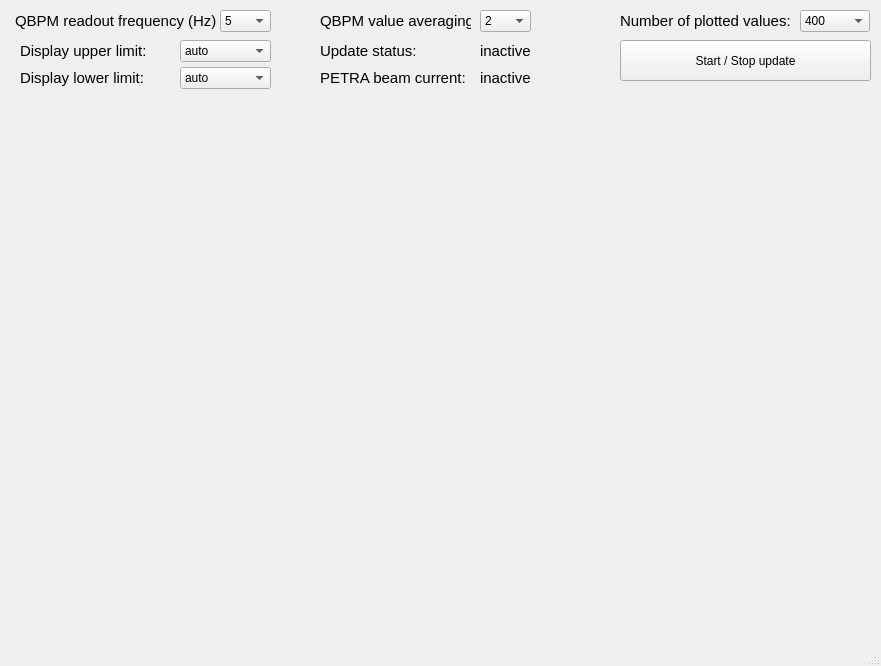
<?xml version="1.0" encoding="UTF-8"?>
<ui version="4.0">
 <class>MainWindow</class>
 <widget class="QMainWindow" name="MainWindow">
  <property name="geometry">
   <rect>
    <x>0</x>
    <y>0</y>
    <width>881</width>
    <height>666</height>
   </rect>
  </property>
  <property name="windowTitle">
   <string>MainWindow</string>
  </property>
  <widget class="QWidget" name="centralwidget">
   <widget class="QPushButton" name="but_StartStop">
    <property name="geometry">
     <rect>
      <x>620</x>
      <y>40</y>
      <width>251</width>
      <height>41</height>
     </rect>
    </property>
    <property name="text">
     <string>Start / Stop update</string>
    </property>
   </widget>
   <widget class="QComboBox" name="comboBox_UpdateFrequency">
    <property name="geometry">
     <rect>
      <x>220</x>
      <y>10</y>
      <width>51</width>
      <height>22</height>
     </rect>
    </property>
    <property name="currentIndex">
     <number>4</number>
    </property>
    <item>
     <property name="text">
      <string>1</string>
     </property>
    </item>
    <item>
     <property name="text">
      <string>2</string>
     </property>
    </item>
    <item>
     <property name="text">
      <string>3</string>
     </property>
    </item>
    <item>
     <property name="text">
      <string>4</string>
     </property>
    </item>
    <item>
     <property name="text">
      <string>5</string>
     </property>
    </item>
    <item>
     <property name="text">
      <string>6</string>
     </property>
    </item>
    <item>
     <property name="text">
      <string>7</string>
     </property>
    </item>
    <item>
     <property name="text">
      <string>8</string>
     </property>
    </item>
   </widget>
   <widget class="QComboBox" name="comboBox_Averaging">
    <property name="geometry">
     <rect>
      <x>480</x>
      <y>10</y>
      <width>51</width>
      <height>22</height>
     </rect>
    </property>
    <property name="currentIndex">
     <number>1</number>
    </property>
    <item>
     <property name="text">
      <string>1</string>
     </property>
    </item>
    <item>
     <property name="text">
      <string>2</string>
     </property>
    </item>
    <item>
     <property name="text">
      <string>3</string>
     </property>
    </item>
    <item>
     <property name="text">
      <string>4</string>
     </property>
    </item>
    <item>
     <property name="text">
      <string>5</string>
     </property>
    </item>
    <item>
     <property name="text">
      <string>10</string>
     </property>
    </item>
    <item>
     <property name="text">
      <string>20</string>
     </property>
    </item>
   </widget>
   <widget class="QComboBox" name="comboBox_NumDatapoints">
    <property name="geometry">
     <rect>
      <x>800</x>
      <y>10</y>
      <width>70</width>
      <height>22</height>
     </rect>
    </property>
    <property name="currentIndex">
     <number>4</number>
    </property>
    <item>
     <property name="text">
      <string>20</string>
     </property>
    </item>
    <item>
     <property name="text">
      <string>50</string>
     </property>
    </item>
    <item>
     <property name="text">
      <string>100</string>
     </property>
    </item>
    <item>
     <property name="text">
      <string>200</string>
     </property>
    </item>
    <item>
     <property name="text">
      <string>400</string>
     </property>
    </item>
    <item>
     <property name="text">
      <string>1000</string>
     </property>
    </item>
   </widget>
   <widget class="QLabel" name="label">
    <property name="geometry">
     <rect>
      <x>15</x>
      <y>10</y>
      <width>201</width>
      <height>22</height>
     </rect>
    </property>
    <property name="font">
     <font>
      <family>Arial</family>
      <pointsize>11</pointsize>
     </font>
    </property>
    <property name="text">
     <string>QBPM readout frequency (Hz):</string>
    </property>
   </widget>
   <widget class="QLabel" name="label_2">
    <property name="geometry">
     <rect>
      <x>320</x>
      <y>10</y>
      <width>151</width>
      <height>22</height>
     </rect>
    </property>
    <property name="font">
     <font>
      <family>Arial</family>
      <pointsize>11</pointsize>
     </font>
    </property>
    <property name="text">
     <string>QBPM value averaging:</string>
    </property>
   </widget>
   <widget class="QLabel" name="label_3">
    <property name="geometry">
     <rect>
      <x>620</x>
      <y>10</y>
      <width>181</width>
      <height>22</height>
     </rect>
    </property>
    <property name="font">
     <font>
      <family>Arial</family>
      <pointsize>11</pointsize>
     </font>
    </property>
    <property name="text">
     <string>Number of plotted values:</string>
    </property>
   </widget>
   <widget class="QLabel" name="label_4">
    <property name="geometry">
     <rect>
      <x>320</x>
      <y>40</y>
      <width>111</width>
      <height>22</height>
     </rect>
    </property>
    <property name="font">
     <font>
      <family>Arial</family>
      <pointsize>11</pointsize>
     </font>
    </property>
    <property name="text">
     <string>Update status:</string>
    </property>
   </widget>
   <widget class="QLabel" name="label_update">
    <property name="geometry">
     <rect>
      <x>480</x>
      <y>40</y>
      <width>101</width>
      <height>22</height>
     </rect>
    </property>
    <property name="font">
     <font>
      <family>Arial</family>
      <pointsize>11</pointsize>
     </font>
    </property>
    <property name="text">
     <string>inactive</string>
    </property>
   </widget>
   <widget class="QLabel" name="label_5">
    <property name="geometry">
     <rect>
      <x>20</x>
      <y>40</y>
      <width>131</width>
      <height>22</height>
     </rect>
    </property>
    <property name="font">
     <font>
      <family>Arial</family>
      <pointsize>11</pointsize>
     </font>
    </property>
    <property name="text">
     <string>Display upper limit:</string>
    </property>
   </widget>
   <widget class="QComboBox" name="comboBox_UpperLimit">
    <property name="geometry">
     <rect>
      <x>180</x>
      <y>40</y>
      <width>91</width>
      <height>22</height>
     </rect>
    </property>
    <property name="currentIndex">
     <number>0</number>
    </property>
    <property name="maxVisibleItems">
     <number>20</number>
    </property>
    <item>
     <property name="text">
      <string>auto</string>
     </property>
    </item>
    <item>
     <property name="text">
      <string>1.0e-5</string>
     </property>
    </item>
    <item>
     <property name="text">
      <string>6.0e-6</string>
     </property>
    </item>
    <item>
     <property name="text">
      <string>2.5e-6</string>
     </property>
    </item>
    <item>
     <property name="text">
      <string>1.0e-6</string>
     </property>
    </item>
    <item>
     <property name="text">
      <string>6.0e-7</string>
     </property>
    </item>
    <item>
     <property name="text">
      <string>2.5e-7</string>
     </property>
    </item>
    <item>
     <property name="text">
      <string>1.0e-7</string>
     </property>
    </item>
    <item>
     <property name="text">
      <string>6.0e-8</string>
     </property>
    </item>
    <item>
     <property name="text">
      <string>2.5e-8</string>
     </property>
    </item>
    <item>
     <property name="text">
      <string>1.0e-8</string>
     </property>
    </item>
    <item>
     <property name="text">
      <string>6.0e-9</string>
     </property>
    </item>
    <item>
     <property name="text">
      <string>2.5e-9</string>
     </property>
    </item>
    <item>
     <property name="text">
      <string>1.0e-9</string>
     </property>
    </item>
    <item>
     <property name="text">
      <string>6.0e-10</string>
     </property>
    </item>
    <item>
     <property name="text">
      <string>2.5e-10</string>
     </property>
    </item>
    <item>
     <property name="text">
      <string>1.0e-10</string>
     </property>
    </item>
   </widget>
   <widget class="QComboBox" name="comboBox_LowerLimit">
    <property name="geometry">
     <rect>
      <x>180</x>
      <y>67</y>
      <width>91</width>
      <height>22</height>
     </rect>
    </property>
    <property name="currentIndex">
     <number>0</number>
    </property>
    <property name="maxVisibleItems">
     <number>20</number>
    </property>
    <item>
     <property name="text">
      <string>auto</string>
     </property>
    </item>
    <item>
     <property name="text">
      <string>1.0e-5</string>
     </property>
    </item>
    <item>
     <property name="text">
      <string>6.0e-6</string>
     </property>
    </item>
    <item>
     <property name="text">
      <string>2.5e-6</string>
     </property>
    </item>
    <item>
     <property name="text">
      <string>1.0e-6</string>
     </property>
    </item>
    <item>
     <property name="text">
      <string>6.0e-7</string>
     </property>
    </item>
    <item>
     <property name="text">
      <string>2.5e-7</string>
     </property>
    </item>
    <item>
     <property name="text">
      <string>1.0e-7</string>
     </property>
    </item>
    <item>
     <property name="text">
      <string>6.0e-8</string>
     </property>
    </item>
    <item>
     <property name="text">
      <string>2.5e-8</string>
     </property>
    </item>
    <item>
     <property name="text">
      <string>1.0e-8</string>
     </property>
    </item>
    <item>
     <property name="text">
      <string>6.0e-9</string>
     </property>
    </item>
    <item>
     <property name="text">
      <string>2.5e-9</string>
     </property>
    </item>
    <item>
     <property name="text">
      <string>1.0e-9</string>
     </property>
    </item>
    <item>
     <property name="text">
      <string>6.0e-10</string>
     </property>
    </item>
    <item>
     <property name="text">
      <string>2.5e-10</string>
     </property>
    </item>
    <item>
     <property name="text">
      <string>1.0e-10</string>
     </property>
    </item>
   </widget>
   <widget class="QLabel" name="label_6">
    <property name="geometry">
     <rect>
      <x>20</x>
      <y>67</y>
      <width>131</width>
      <height>22</height>
     </rect>
    </property>
    <property name="font">
     <font>
      <family>Arial</family>
      <pointsize>11</pointsize>
     </font>
    </property>
    <property name="text">
     <string>Display lower limit:</string>
    </property>
   </widget>
   <widget class="QLabel" name="label_7">
    <property name="geometry">
     <rect>
      <x>320</x>
      <y>67</y>
      <width>151</width>
      <height>22</height>
     </rect>
    </property>
    <property name="font">
     <font>
      <family>Arial</family>
      <pointsize>11</pointsize>
     </font>
    </property>
    <property name="text">
     <string>PETRA beam current:</string>
    </property>
   </widget>
   <widget class="QLabel" name="label_p3current">
    <property name="geometry">
     <rect>
      <x>480</x>
      <y>67</y>
      <width>91</width>
      <height>22</height>
     </rect>
    </property>
    <property name="font">
     <font>
      <family>Arial</family>
      <pointsize>11</pointsize>
     </font>
    </property>
    <property name="text">
     <string>inactive</string>
    </property>
   </widget>
  </widget>
  <widget class="QStatusBar" name="statusbar"/>
 </widget>
 <resources/>
 <connections/>
</ui>
